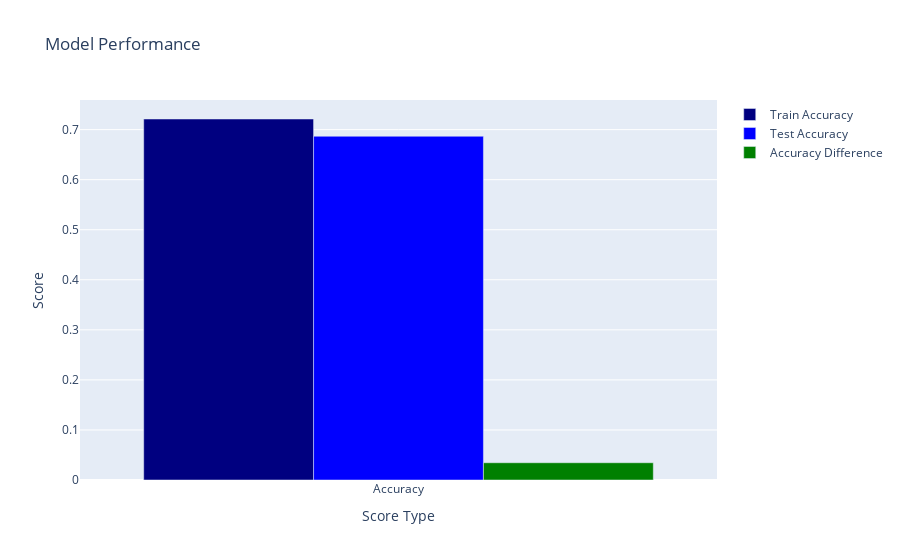

Here is the notebook cell this chart was saved with:
### Code cell
# Random Forest Classifier with hyperparameter tuning
from sklearn.ensemble import RandomForestClassifier
from sklearn.model_selection import GridSearchCV

# Define hyperparameters to tune
param_grid = {
    'max_depth': [2, 3],
    'min_samples_split': [2, 5, 10],
    'min_samples_leaf': [1, 2, 4],
    'max_features': ['auto', 'sqrt'],
    'bootstrap': [True, False]
}

# Create a Random Forest classifier
clf = RandomForestClassifier(random_state=42)

"""
Be careful! 
if you are running this on your local machine, you probably want to adjust n_jobs
Use os.cpu_count() to get the number of cores on your machine, and leave some for other tasks
"""

# Grid Search with cross-validation
grid_search = GridSearchCV(estimator=clf, param_grid=param_grid, n_jobs=-1)
grid_search.fit(df_x_select, df_y)

# Print best hyperparameters and corresponding score
print("Best parameters:", grid_search.best_params_)
print("Best score:", grid_search.best_score_)

# Train final model with best hyperparameters on entire dataset
best_clf = RandomForestClassifier(random_state=42, **grid_search.best_params_)
best_clf.fit(df_x_select, df_y)

# Print the training accuracy score
rf_train_score = best_clf.score(df_x_select, df_y)
print('Random Forest Train Accuracy Score: {0}'.format(rf_train_score))

# Save the model 
pickle.dump(best_clf, open('models/classification/rf_hyper.pkl', 'wb'))

# Make predictions
rf_pred = best_clf.predict(df_test_x_select)

# Calculate the accuracy score
rf_score = accuracy_score(df_test_y, rf_pred)

# Print the confusion matrix
print('Confusion Matrix')
print(confusion_matrix(df_test_y, rf_pred))

# Print the classification report
print('Classification Report')
print(classification_report(df_test_y, rf_pred))

# Display the scores
plot_scores(rf_train_score, rf_score)

### Figure 1 — Plotly figure (JSON) as saved in the notebook; plotly's stock layout.template omitted (floating-point values rounded to 4 significant figures)
{"data": [{"marker": {"color": "navy"}, "name": "Train Accuracy", "type": "bar", "x": ["Accuracy"], "y": [0.7212]}, {"marker": {"color": "blue"}, "name": "Test Accuracy", "type": "bar", "x": ["Accuracy"], "y": [0.6867]}, {"marker": {"color": "green"}, "name": "Accuracy Difference", "type": "bar", "x": ["Accuracy"], "y": [0.03448]}], "layout": {"title": {"text": "Model Performance"}, "xaxis": {"title": {"text": "Score Type"}}, "yaxis": {"title": {"text": "Score"}}}}
